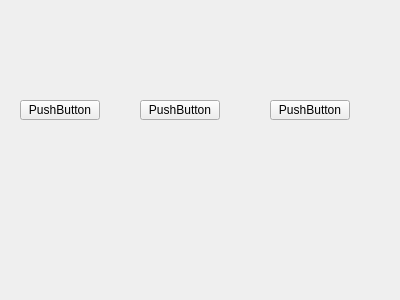
<?xml version="1.0" encoding="UTF-8"?>
<ui version="4.0">
 <class>MyTimer</class>
 <widget class="QWidget" name="MyTimer">
  <property name="geometry">
   <rect>
    <x>0</x>
    <y>0</y>
    <width>400</width>
    <height>300</height>
   </rect>
  </property>
  <property name="windowTitle">
   <string>MyTimer</string>
  </property>
  <widget class="QPushButton" name="pushButton">
   <property name="geometry">
    <rect>
     <x>20</x>
     <y>100</y>
     <width>80</width>
     <height>20</height>
    </rect>
   </property>
   <property name="text">
    <string>PushButton</string>
   </property>
  </widget>
  <widget class="QPushButton" name="pushButton_2">
   <property name="geometry">
    <rect>
     <x>140</x>
     <y>100</y>
     <width>80</width>
     <height>20</height>
    </rect>
   </property>
   <property name="text">
    <string>PushButton</string>
   </property>
  </widget>
  <widget class="QPushButton" name="pushButton_3">
   <property name="geometry">
    <rect>
     <x>270</x>
     <y>100</y>
     <width>80</width>
     <height>20</height>
    </rect>
   </property>
   <property name="text">
    <string>PushButton</string>
   </property>
  </widget>
 </widget>
 <layoutdefault spacing="6" margin="11"/>
 <resources/>
 <connections/>
</ui>
